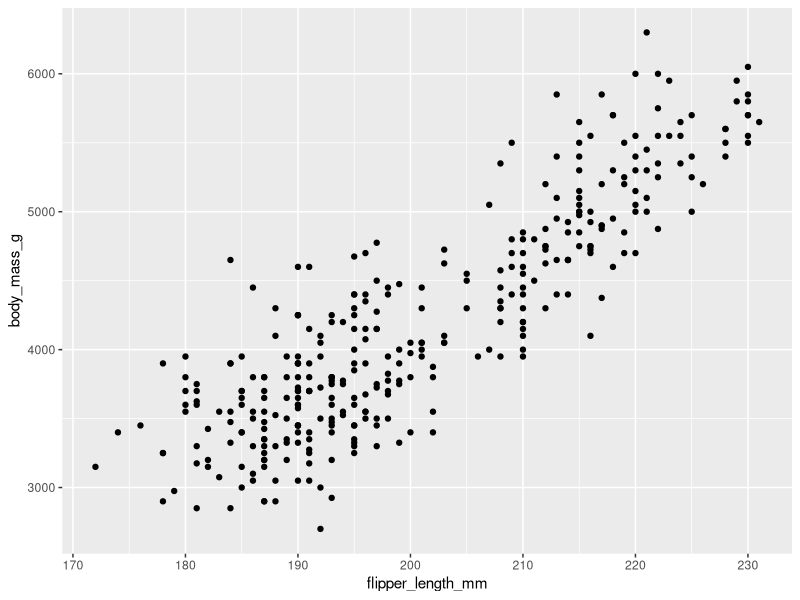
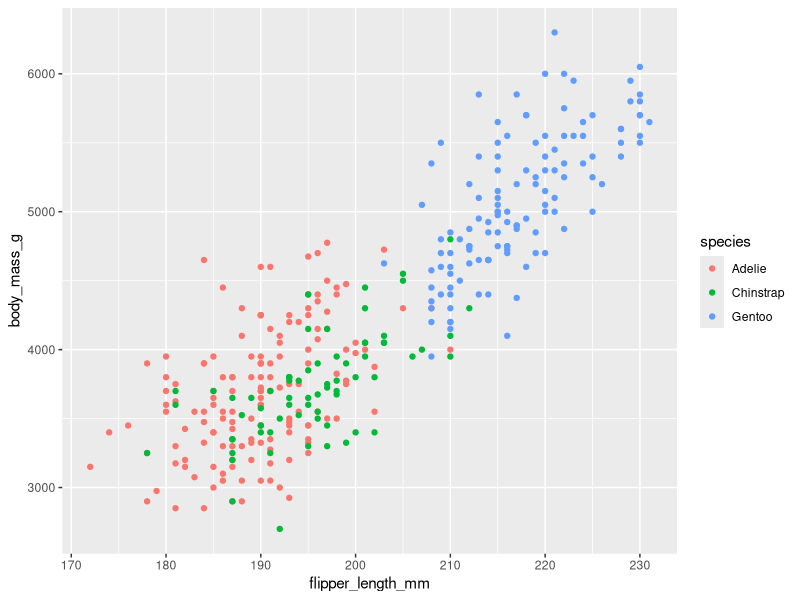
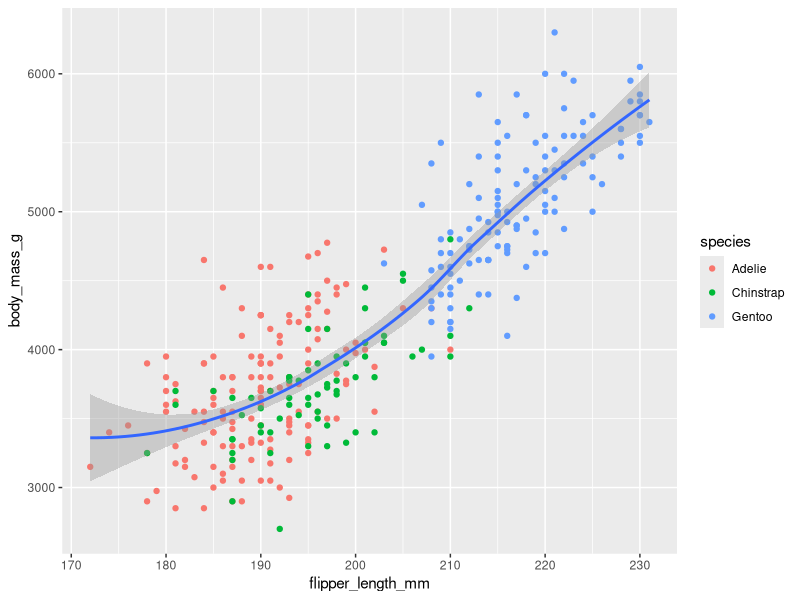
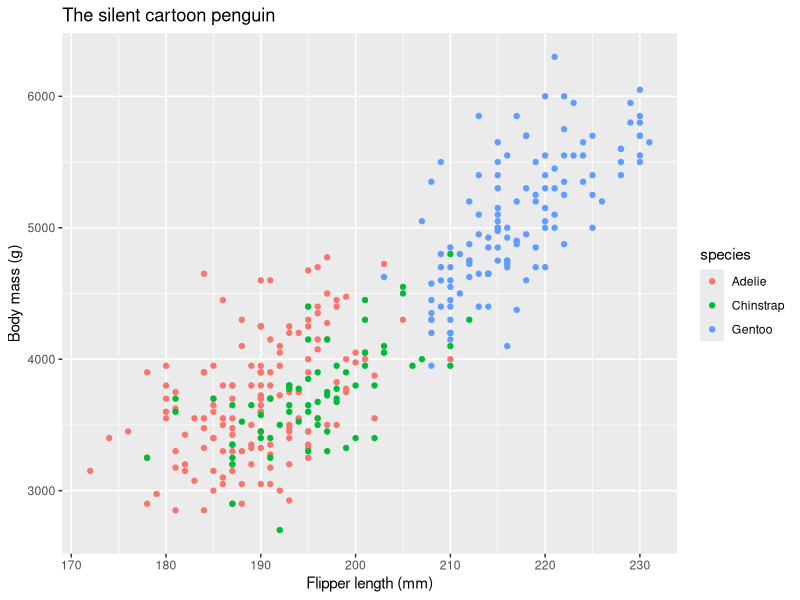
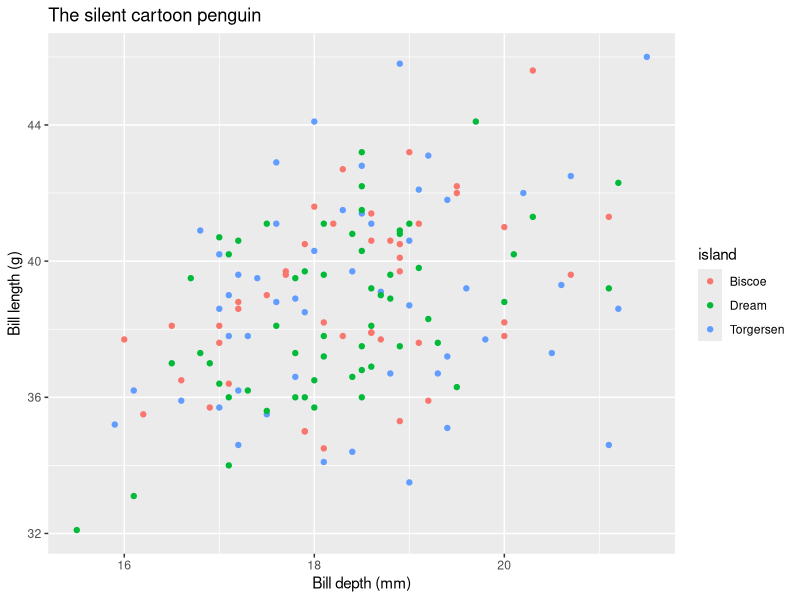
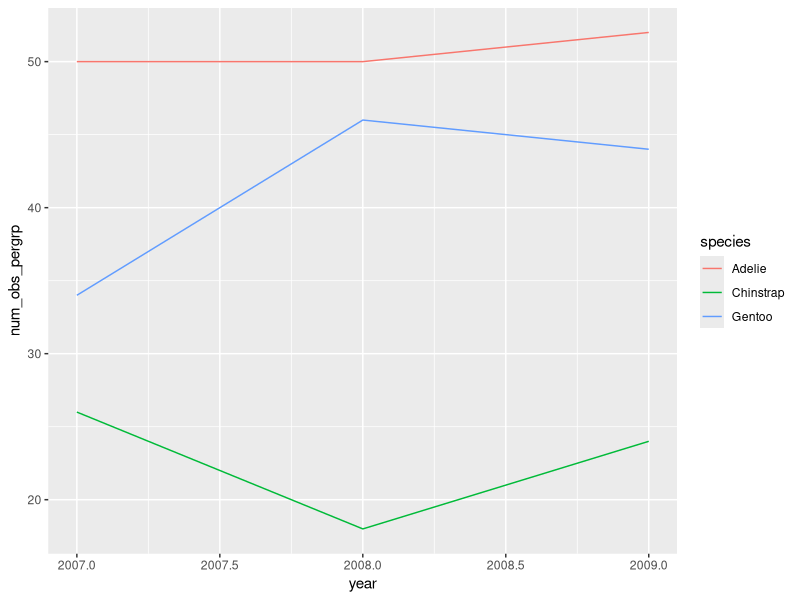
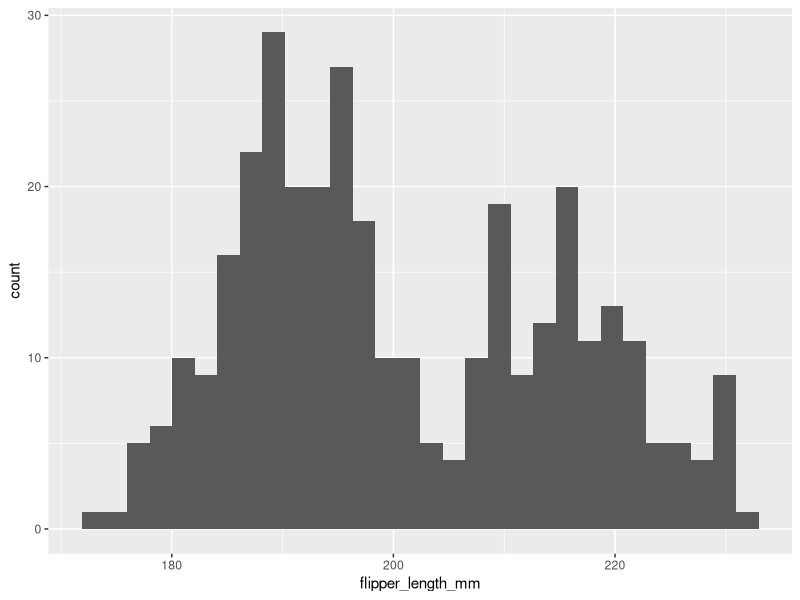
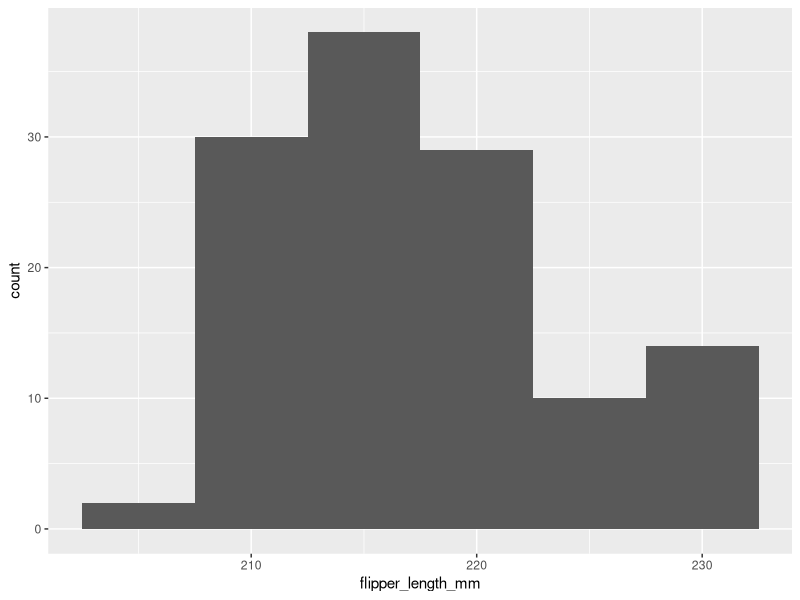

These figures' R source, in order: (Note: this script raises an error after producing the figures.)
#Amadi 02/17/2022 ggplot2_with Erin
library(ggplot2)
library(tidyverse)
library(dplyr)
library(palmerpenguins)

head(penguins)
glimpse(penguins)
summary(penguins)
tail(penguins)

find ('filter')# to find out the kind of function u r using
stats::filter #specifying that you are using the stats version of filter
my_data = penguins %>%
  dplyr::select(sex, species)

species_islands = penguins %>%
  dplyr::select(species, island)#using the dplyr version of select()

glimpse(penguins)


#scatter plot (add layers with a "+")
ggplot(penguins) +
  geom_point(aes(x=flipper_length_mm, y=body_mass_g))

summary(penguins) #shows 11 NAs in data

penguins%>%
  filter(is.na(body_mass_g)) %>% #filtering to keep only NAs
  summarise(number_of_NAs = n())#count NAs

ggplot(penguins) +
  geom_point(aes(x=flipper_length_mm, y=body_mass_g, color=species))
#adding a smoother line to plot
ggplot(penguins) +
  geom_point(aes(x=flipper_length_mm, y=body_mass_g, color=species)) +
  geom_smooth(aes(x=flipper_length_mm, y=body_mass_g))
#adding to and customising plot
ggplot(data=penguins) + 
  geom_point(aes(x=flipper_length_mm, y=body_mass_g, color=species)) + 
  xlab("Flipper length (mm)")+
  ylab("Body mass (g)") +
  ggtitle("The silent cartoon penguin")

#Exercise 2.1 bill depth vs bill length, map point colors to island
adelie_plot = (penguins)%>%
  filter(species =="Adelie")%>%
  filter(!is.na(bill_length_mm))
#plotting
  ggplot(adelie_plot) + 
  geom_point(aes(x=bill_depth_mm, y=bill_length_mm, color=island)) + 
  xlab("Bill depth (mm)")+
  ylab("Bill length (g)") +
  ggtitle("The silent cartoon penguin")


#number of observations per year
penguin_ys = penguins %>%
  group_by(species, year)%>%
  summarize(num_obs_pergrp = n())

ggplot(data=penguin_ys) +
  geom_line(aes(x=year, y=num_obs_pergrp, colour=species))
    
#histogram
ggplot(data=penguins) +
  geom_histogram(aes(flipper_length_mm))

ggplot(penguins%>%filter(species =="Gentoo")) + 
  geom_histogram(aes(x=flipper_length_mm), binwidth = 5)

#bin position is 'stack' by default; "identity" so that bins for each species can overlap each other
#the alpha value makes it a bit transparent so overlapping bars can be seen
ggplot(data=penguins) +
  geom_histogram(aes(x = flipper_length_mm, fill = species), alpha = 0.5,
                 binwidth=5, position="identity") +
  scale_fill_manual(values = c("darkorange","darkorchid","cyan4"))

#box plots and jittered plots
ggplot(penguins) + 
  geom_boxplot(aes(y=flipper_length_mm, x=species)) +
  geom_jitter(aes(y=flipper_length_mm, x=species, color=species),
              width = 0.2)


#bar charts
#number of observations of each sex for each species
ggplot(data = penguins) +
  geom_bar(aes(x = sex, fill = species)) 

#a new plot for each sp
ggplot(data = penguins) +
  geom_bar(aes(x = sex, fill = species)) +
  facet_wrap(~species, nrow = 1)  # Create a new plot for each species, line them all up into 1 row


#same plot but by island and then flipping coordinates to fit island names
ggplot(penguins) +
  geom_bar(aes(x = island, fill = species)) +
  facet_wrap(~species, ncol = 1) +
  coord_flip()


ggplot() + 
  geom_bar(aes(x=sex, fill=species), data=penguins) + 
  facet_wrap(~species, ncol=1) + 
  coord_flip() + 
  theme_classic()

#saving plot
ggplot(penguins) +
  geom_bar(aes(x = island, fill = species)) +
  facet_wrap(~species, ncol = 1) +
  coord_flip()
ggsave(filename = "figures/penguin_species_per_island.png",  
       device = "png", width = 5, height = 4, units = "in", dpi = 300)


#list of colors in R
colors()

#re-creating first scatter plot with black n white themes
ggplot(penguins) + 
  geom_point(aes(x=flipper_length_mm, y=body_mass_g, color=species)) +
  theme_classic()








#################in class b4 I did the above 
#scatter plot (add layers with a "+")
ggplot(data=penguins, aes(x=flipper_length_mm, y=body_mass_g)) + 
  geom_point(data=penguins, aes(x=flipper_length_mm, y=body_mass_g,
                                color=species, shape=species)) + 
  geom_smooth() + 
  xlab("Flipper length (mm)") +
  ylab("Body mass (g)") +
  ggtitle("Penguins are cute")

penguins %>%
  filter(is.na(flipper_length_mm)) %>% #keep only values that are NA
  summarize(num_nas = n())

#Exercise 2.1


#line plots
penguins_ts = penguins %>%
  group_by(species, year) %>%
  summarize(count = n())

groups(species)

ggplot(data=penguins_ts) + 
  geom_line(aes(x=year, y=count, color = species))
# identity maps each histogram differently
#dpi to set resolution
#a unique plot for each version of a variable
#bar plot
ggplot() + 
  geom_bar(aes(x=sex, fill=species), data=penguins) + 
  facet_wrap(~species, ncol=1) + 
  coord_flip() + 
  theme_classic()
  